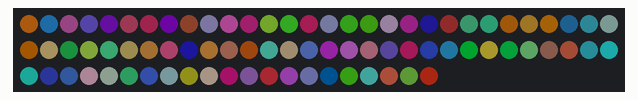
The sketch below on a simulated Arduino Uno, built with avr-gcc and run on an emulated ATmega328P. On the bench: 81 RGB LEDs in strip order, left to right, continuing on the next row. Dim RGB values are drawn brighter than linear; random numbers use the default seed unless the sketch sets one.

Above: at 0.3 s.
At 3.3 s:
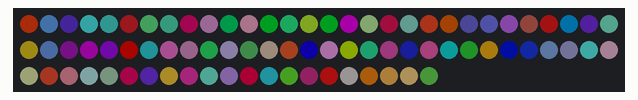
At 9.7 s:
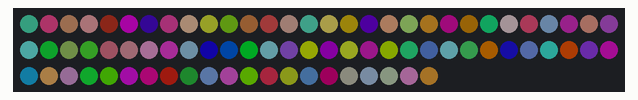
At 19.0 s:
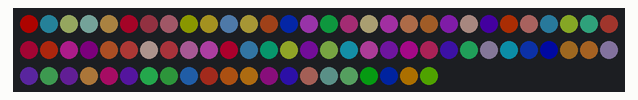
At 28.9 s:
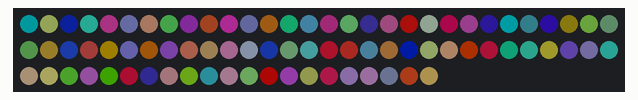
At 39.5 s:
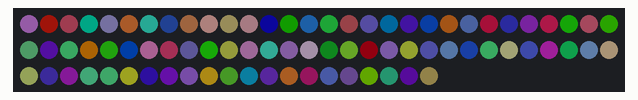

Measured:
- what the display in image 1 shows lasts 0.6 s, from 3.2 s to 3.8 s

The sketch:

Random_Lights.ino
```cpp
// ArrayOfLedArrays - see https://github.com/FastLED/FastLED/wiki/Multiple-Controller-Examples for more info on
// using multiple controllers.  In this example, we're going to set up three NEOPIXEL strips on three
// different pins, each strip getting its own CRGB array to be played with, only this time they're going
// to be all parts of an array of arrays.
// Import library
#include <FastLED.h>

#define NUM_STRIPS 4
#define NUM_LEDS_PER_STRIP 81
CRGB leds[NUM_STRIPS][NUM_LEDS_PER_STRIP];
// CRGB blueStrip[NUM_LEDS_PER_STRIP];
// CRGB whiteStrip[NUM_LEDS_PER_STRIP];

long randNumber1;
long randNumber2;
long randNumber3;

// For mirroring strips, all the "special" stuff happens just in setup.  We
// just addLeds multiple times, once for each strip
void setup() {
  FastLED.setBrightness(50);

  // tell FastLED there's 81 NEOPIXEL leds on pin 12
  FastLED.addLeds<NEOPIXEL, 12>(leds[0], NUM_LEDS_PER_STRIP);
  // for(int i =0; i < NUM_LEDS_PER_STRIP; i++){
  //   blueStrip[i] = CRGB(7,30,74);
  //   whiteStrip[i] = CRGB(255,255,255);


  // }

}

void setRandom()
  {
    for(int i = 0; i < NUM_LEDS_PER_STRIP; i++) {
            // Does take RGB
            randNumber1 = random(0, 255);
            randNumber2 = random(0,225);
            randNumber3 = random(0,225);
            leds[0][i] = CRGB(randNumber1,randNumber2,randNumber3);

            FastLED.show();
        }
  }


void loop() {

    // This inner loop will go over each led in the current strip, one at a time

    setRandom();


  }
```
